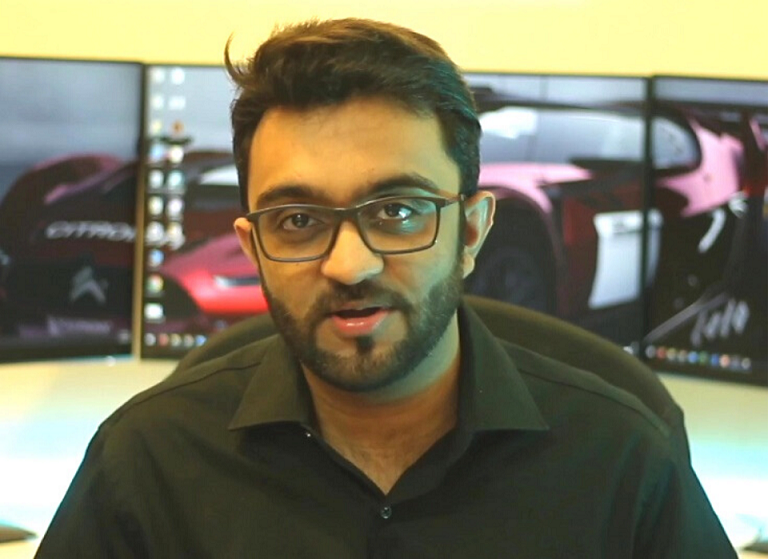
//> input picture opencv/resources/test.png, 768 x 559 px
$ ./C3Crop   (built with g++ and OpenCV 4)
//> lines starting //> are read from the running program, lines starting //| are printed output that depends on the picture
#include <opencv2/imgcodecs.hpp>
#include <opencv2/highgui.hpp>
#include <opencv2/imgproc.hpp>
#include <iostream>

using namespace cv;
using namespace std;

int main()
{
	string path = "resources/test.png";
	Mat img = imread(path);
//> img is the input picture: 559 rows x 768 cols, CV_8UC3; mean B, G, R 94.1, 117.1, 120.5
	Mat imgResize, imgCrop,imgCrop1;

	cout << img.size() << endl;
//| [768 x 559]
	resize(img, imgResize, Size(), 0.5, 0.5);

	Rect roi(200, 100, 300, 300);
	imgCrop = img(roi);
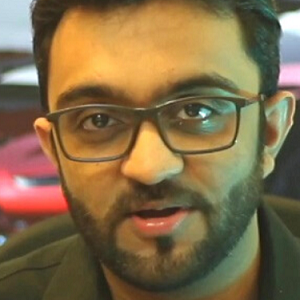
//> imgCrop: 300 rows x 300 cols, CV_8UC3; mean B, G, R 71.9, 107.4, 129.9
	Rect roi1(200, 150, 300, 300);
	imgCrop1 = img(roi1);
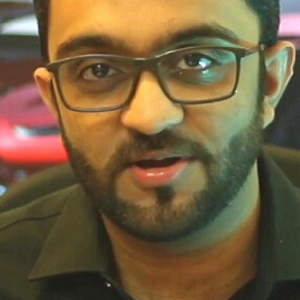
//> imgCrop1: 300 rows x 300 cols, CV_8UC3; mean B, G, R 62.7, 95.1, 116.5

	imshow("Image", img);
	imshow("ImageResieze", imgResize);
	imshow("ImageCrop", imgCrop);
	imshow("ImageCrop1", imgCrop1);
	waitKey(0);

	return 0;
}
